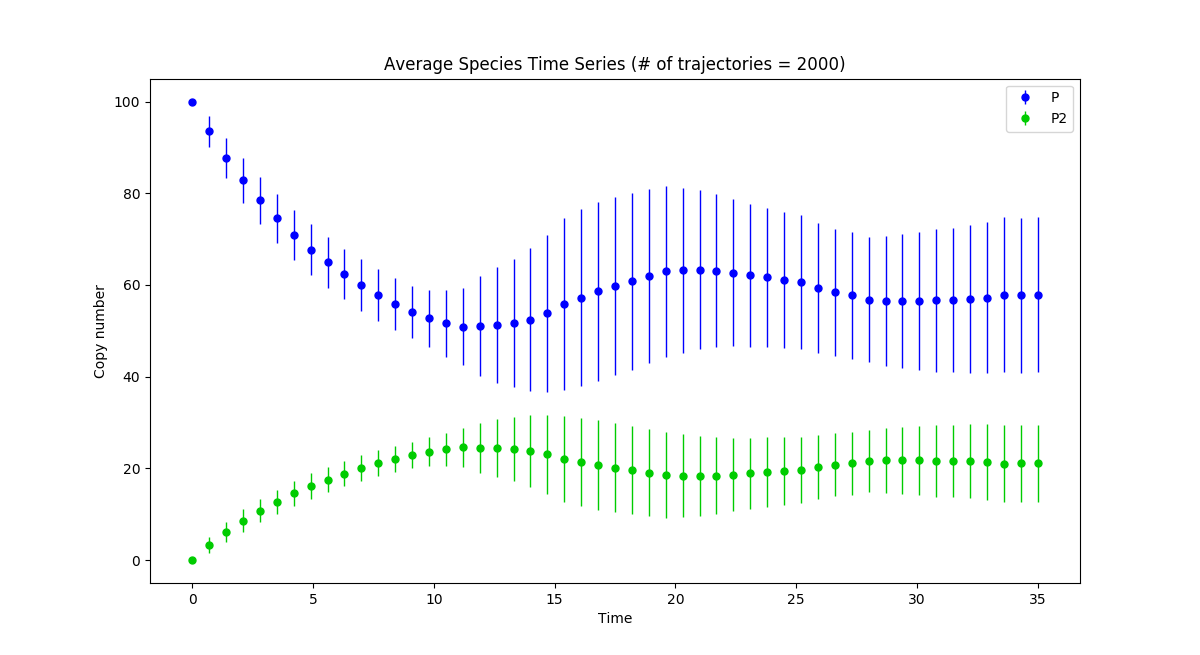

This chart was generated by the following Python code:
import stochpy as stp
from pylab import rcParams
rcParams['figure.figsize'] = 12, 12
smod = stp.SSA()
smod.Model('dsmts-003-04.xml.psc')
smod.DoStochSim(end=35, mode='time', trajectories=2000)
smod.GetRegularGrid()
smod.PlotAverageSpeciesTimeSeries()
